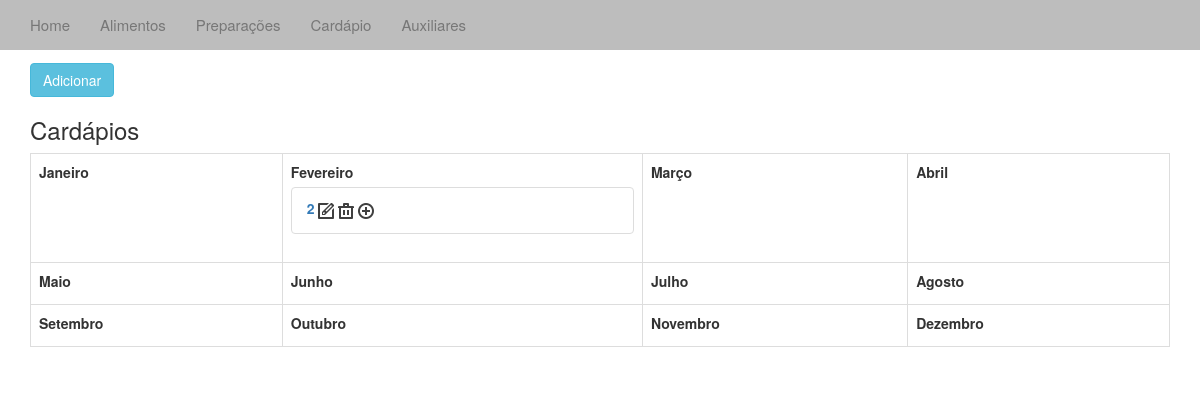
/cardapios/, run on an earlier commit of the app's database.
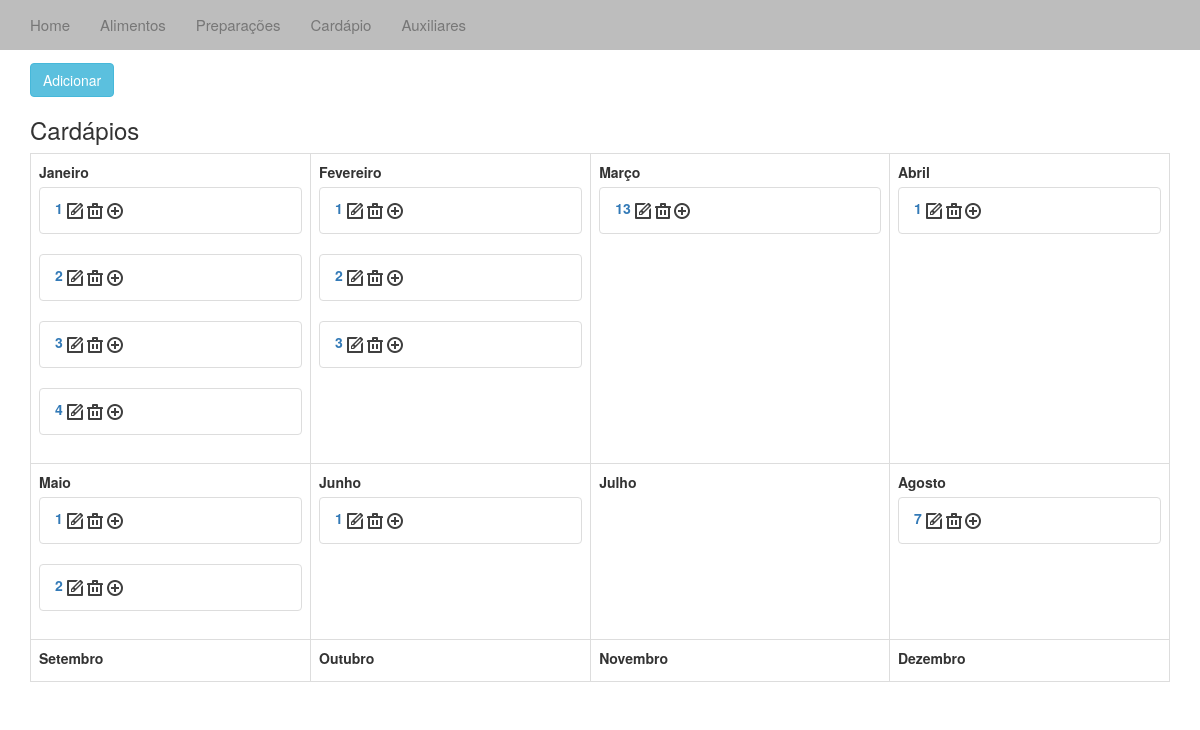
And on a later commit of the database.
### cardapio/models.py (models this page shows, shortened)
class Dia_Cardapio(models.Model):
	dia = models.IntegerField(2)
	mes = models.IntegerField(2)
	ano = models.IntegerField(2)

### cardapio/views.py (the view)
# urls.py: url(r'^cardapios/$', 'cardapio.views.cardapios', name='cardapios'),
def cardapios(request):
	c_list = Dia_Cardapio.objects.all().order_by('dia')
	card = Cardapio_Prep.objects.all()
	mes = []
	for i in range(0,12): mes.append(i+1)
	for j in card:
		regra1(j)
	context = {'c_list':c_list,'mes':mes}
	return render_to_response('cardapios.html', context)

### cardapio/rules.py (called while the page is built)
def regra1(c):
	cardapio = Cardapio_Prep.objects.all()
	lista = []
	for i in cardapio:
		if i.dia.id == c.dia.id:
			lista.append(i)
	Cardapio_Prep.objects.filter()

### templates/cardapios.html (shortened to what this page needs)
{% extends "base.html" %}
{% block body%}
{% load static %}
<div class="container-fluid">
	<div class="container">
			<h2>Auxiliares</h2>
			<a href="/addcardapio/"><button type="button" class="btn btn-info">Adicionar</button></a>
			<h3>Cardápios</h3>
		{% if c_list %}
		<table class="table table-bordered">
		{% for m in mes %}
				<td>
				<label>
					{% if m == 1 %}Janeiro{% elif m == 2 %}Fevereiro{% elif m == 2 %}Fevereiro{% elif m == 3 %}Março
					{% elif m == 4 %}Abril{% elif m == 5 %}Maio{% elif m == 6 %}Junho{% elif m == 7 %}Julho
					{% elif m == 8 %}Agosto{% elif m == 9 %}Setembro{% elif m == 10 %}Outubro{% elif m == 11 %}Novembro
					{% elif m == 12 %}Dezembro{% endif %}
				</label>
				{% for c in c_list %}
				{% if c.mes == m %}
				<ul class="list-group">
				<li class="list-group-item">
					<label><a href="/vercardapio/{{ c.id }}"> {{ c.dia }} </a> </label>
					<a href="/editcardapio/{{ c.id }}"><img src="{% static "img/edit.png" %}" style="display:inline-block" /></a>
					<a href="/deletecardapio/{{ c.id }}"><img src="{% static "img/delete.png" %}" style="display:inline-block" /></a>
					<a href="/prep_cardapio/{{ c.id }}"> <img src="{% static "img/add.png" %}" style="display:inline-block" /></a>
				</li>
				</ul>
				{% endif %}
			{% endfor %}
			</td>
		{% endfor %}
		</table>
		{% endif %}
</div>
{% endblock %}

### templates/base.html (shortened to what this page needs)
<!DOCTYPE html PUBLIC "-//W3C//DTD HTML 4.01//EN" "http://www.w3.org/TR/html4/strict.dtd">
{% load static %}
<html>
<head>
  <link rel="stylesheet" href="{% static "css/bootstrap.css" %}" />
  <link href="{% static "css/bootstrap-transfer.css" %} rel="stylesheet">
</head>
<body>
<div id="custom-bootstrap-menu" class="navbar navbar-default navbar-fixed-top" role="navigation">
    <div class="container-fluid">
        <div class="collapse navbar-collapse navbar-menubuilder">
            <ul class="nav navbar-nav navbar-left">
                <li><a href="/index/">Home</a>
                </li>
                <li><a href="/alimentos/">Alimentos</a>
                </li>
                <li><a href="/prepara/">Preparações</a>
                </li>
                <li><a href="/cardapios/">Cardápio</a>
                </li>
                <li><a href="/aux/">Auxiliares</a>
                </li>
            </ul>
        </div>
    </div>
</div>
	{% block body %} {% endblock %}
</body>
</html>

What changed in the data, as far as the page shows it:
added Dia_Cardapio: dia "1", mes 1 (drawn)
added Dia_Cardapio: dia "2", mes 1 (drawn)
added Dia_Cardapio: dia "3", mes 1 (drawn)
added Dia_Cardapio: dia "4", mes 1 (drawn)
added Dia_Cardapio: dia "1", mes 2 (drawn)
added Dia_Cardapio: dia "3", mes 2 (drawn)
added Dia_Cardapio: dia "13", mes 3 (drawn)
added Dia_Cardapio: dia "1", mes 4 (drawn)
added Dia_Cardapio: dia "1", mes 5 (drawn)
added Dia_Cardapio: dia "2", mes 5 (drawn)
added Dia_Cardapio: dia "1", mes 6 (drawn)
added Dia_Cardapio: dia "7", mes 8 (drawn)
